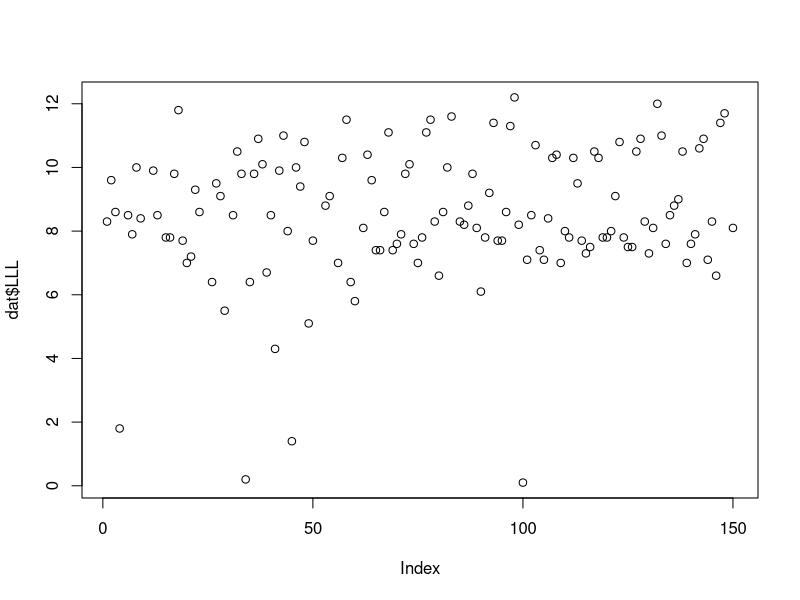
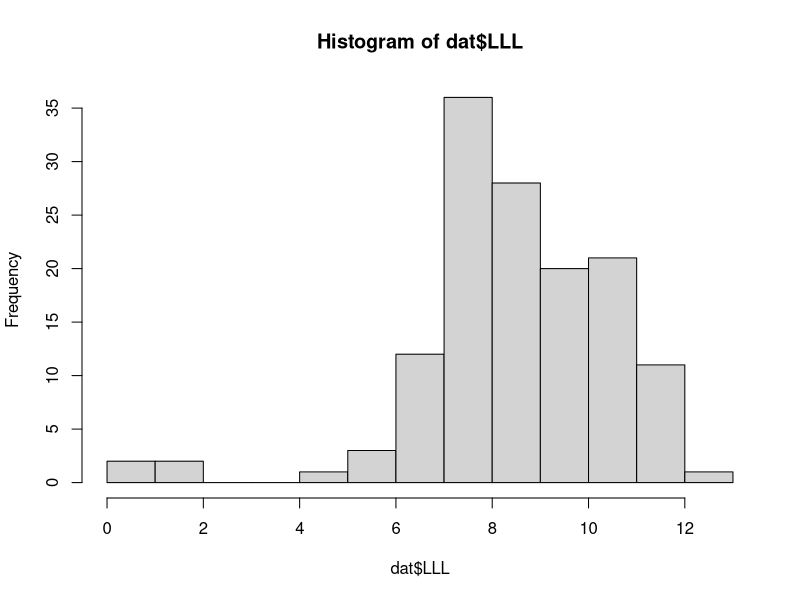
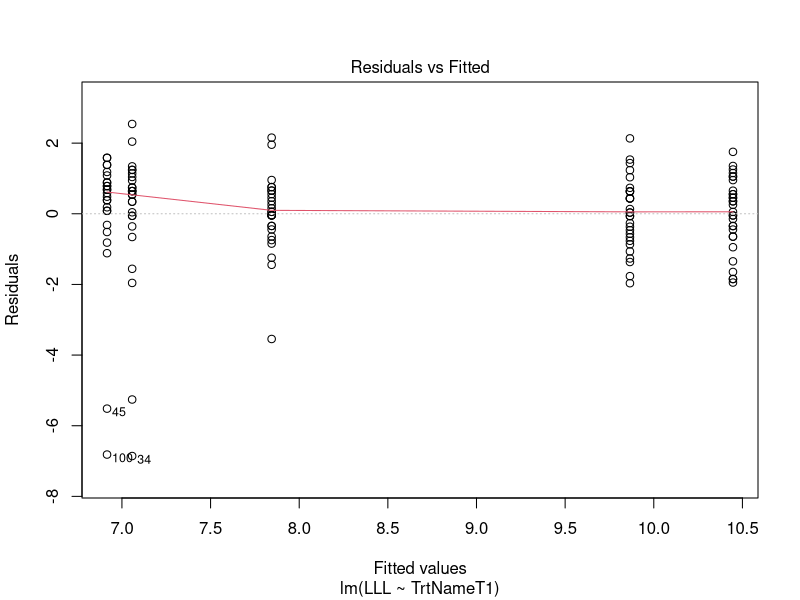
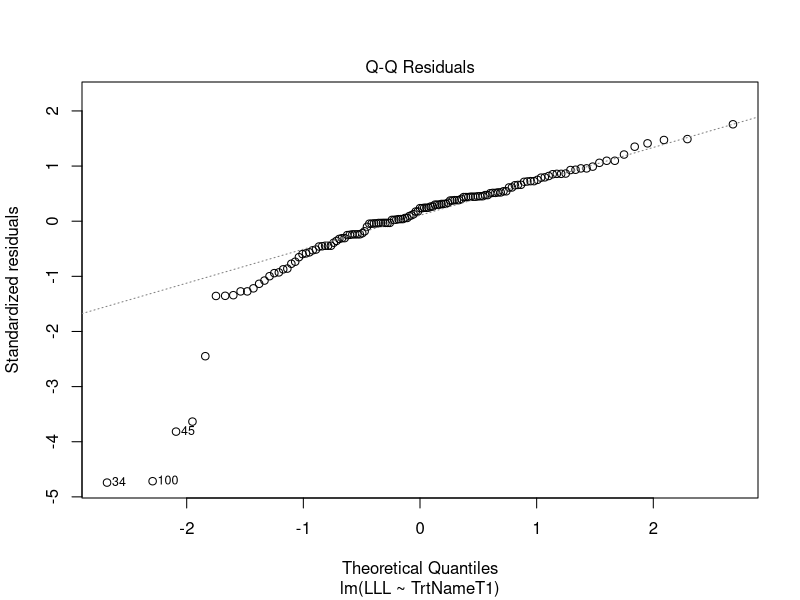
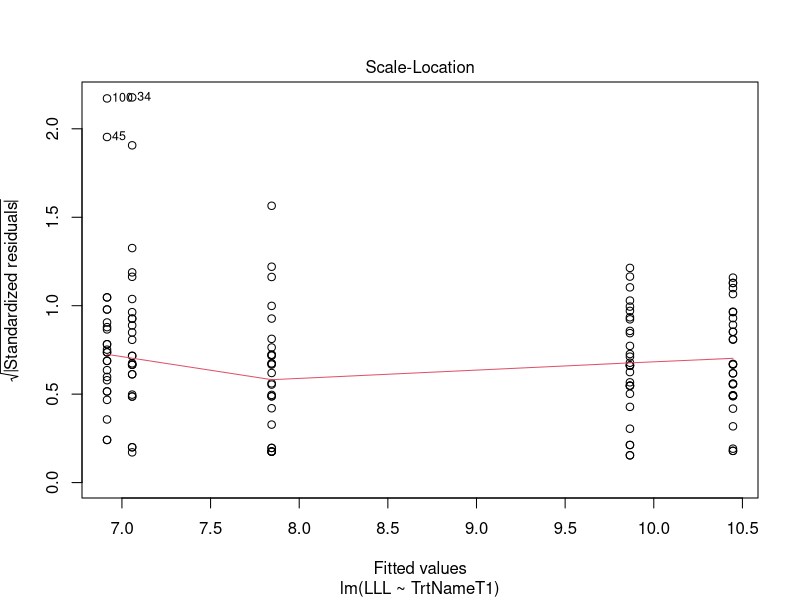
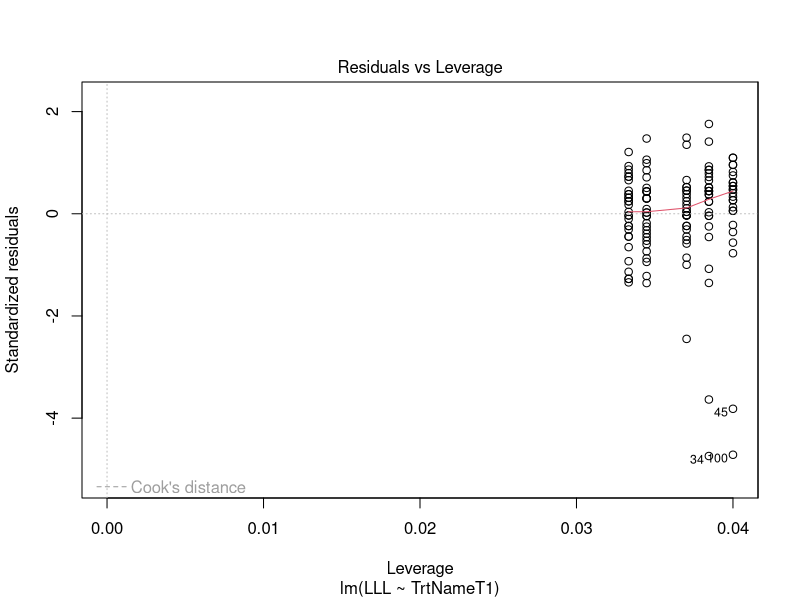
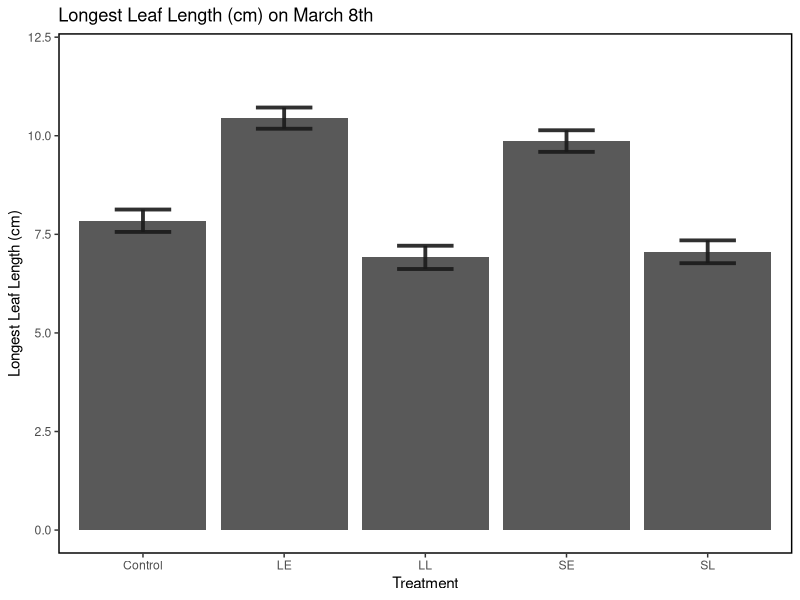

R code for these plots, in order:
#Example data analysis, greenhouse drought stress, cress edition

#set working directory

#load data
dat<-read.csv("March 8 cress data example.csv")

#Make rep and treatment number into factors
dat$Rep<-as.factor(dat$Rep)
dat$TrtNo<-as.factor(dat$TrtNo)

#Simple data visualization
plot(dat$LLL)
hist(dat$LLL)

#We're interested in how plant size relates to drought stress treatment
#So we want to fit a model with, for example, longest leaf length (LLL) as response variable and drought stress treatment as predictor
  #We could fit a very similar model for plant height (Ht) or # of leaves (NoLeaves)
  #Because this data is from March 8th, when we haven't yet had T2 (late stress), I created a variable called TrtNameT1 to increase sample size

#The assumptions of linear regression (which we will evaluate after fitting the model):
  #1. Data is normally distributed
  #2. Data are linear
  #3. Data have constant variance around the mean
  #4. Independence of data points/observations
  #5. Random/representative sample

#Fitting the model - we do not need any additional packages for this step
fitLLL<-lm(LLL~TrtNameT1, data = dat)

#Let's view a summary of the fitted model
summary(fitLLL)
#The p values here indicate that there are some significant differences

#Now, we need to evaluate whether the assumptions of linear regression are satisfied
#We can do this visually
plot(fitLLL)
#These look pretty good

#So, which treatments are different?

#We can use pairwise comparisons to figure this out

#I like the package emmeans
#install.packages("emmeans")
library(emmeans)

emmLLL<-emmeans(fitLLL, specs = pairwise~TrtNameT1, infer=T, level=.95)
#this tells R to calculate the estimated marginal means (a fancy type of average) for the model we fitted
#and to calculate pairwise comparisons using TrtNameT1
#infer=T has R add confidence intervals to the output
#level=0.95 tells R what level of significant to use
emmLLL

#Now, let's visualize these results

#ggplot2 is a good graphics package
#install.packages("ggplot2")
library(ggplot2)

#First, we need to save the emmeans output
LLLforChart<-as.data.frame(emmLLL[1])

#I like to create an object like this to make R plot in the order I want it to
plotorder<-c("Control", "SE", "LE", "SL", "LL")

LLLplot<-ggplot(LLLforChart, aes(y=emmeans.emmean, x=emmeans.TrtNameT1, plotorder))+
  geom_bar(stat="identity")+
  theme(panel.background = element_blank(), panel.border = element_rect(color = "black",fill=NA, size=1))+
  labs(x="Treatment", y="Longest Leaf Length (cm)")+
  ylim(0, 12)+
  ggtitle("Longest Leaf Length (cm) on March 8th")+
  geom_errorbar(aes(x=emmeans.TrtNameT1, ymin=emmeans.emmean-emmeans.SE, ymax=emmeans.emmean+emmeans.SE), width = 0.4, colour="gray10", alpha = 0.9, linewidth = 1.3)
LLLplot  
  
